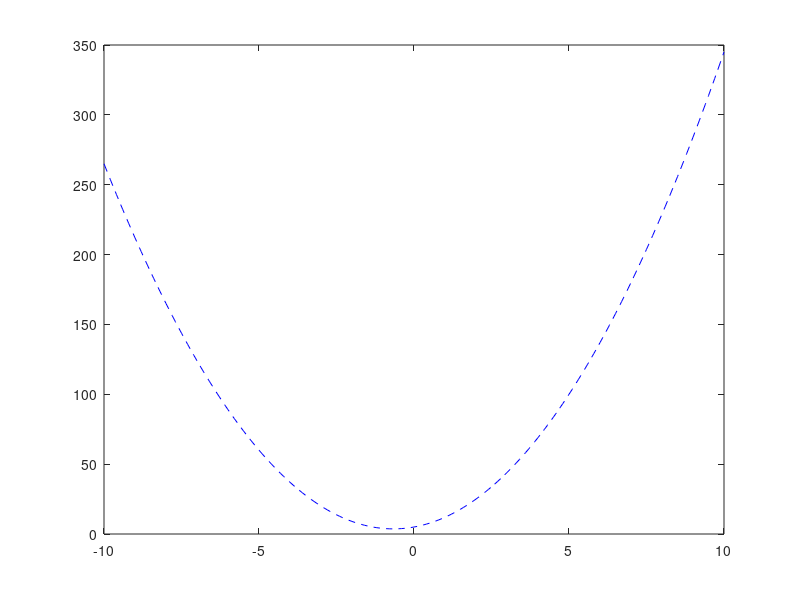

Source code (MATLAB):
% Script to plot a polynomial

% Setup x values and calculate polynomial for those values
x = [-10:0.1:10];
y = 3*x.^2 + 4*x + 5;

%% Plot with a blue line
plot(x, y, 'b--');